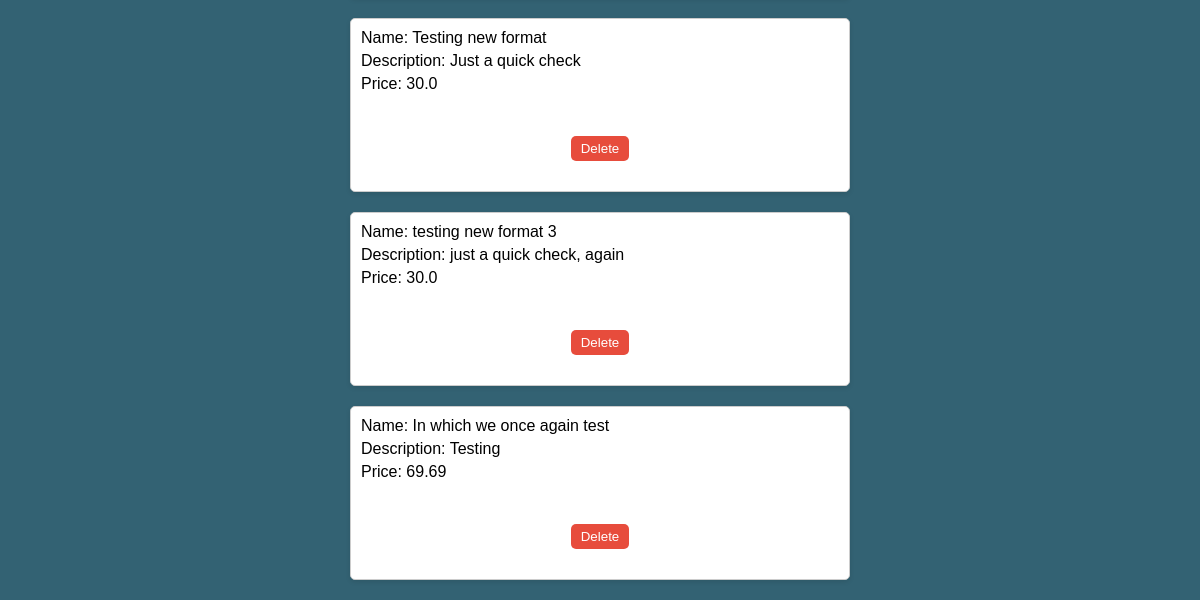
/restaurant_admin/ (lower part), run on an earlier commit of the app's database.
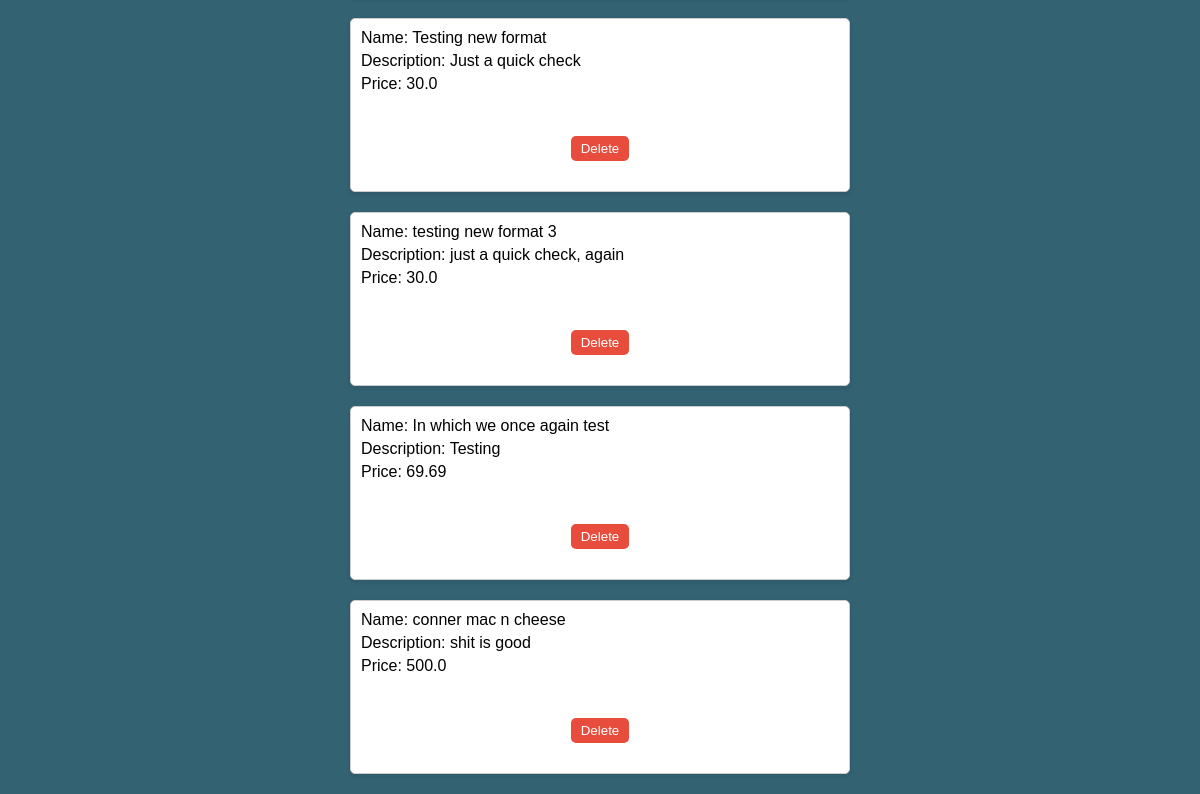
And on a later commit of the database.
### mcewens/models.py (models this page shows)
class MenuItem(models.Model):
    name = models.CharField(max_length=50)
    CATEGORY_CHOICES = (
        ("Brunch", "Brunch"),
        ("Lunch", "Lunch"),
        ("Dinner", "Dinner"),
        ("Wine and Cocktails", "Wine and Cocktails"),
    )
    category = models.CharField(choices=CATEGORY_CHOICES, max_length=50)
    TYPE_CHOICES = (
        ("Appetizers", "Appetizers"),
        ("Soups/Salads", "Soups/Salads"),
        ("Entrees", "Entrees"),
        ("Desserts", "Desserts"),
        ("Wine", "Wine"),
        ("Cocktails", "Cocktails"),
    )
    item_type = models.CharField(choices=TYPE_CHOICES, max_length=50, blank=True)
    description = models.CharField(max_length=200, blank=True)
    price = models.FloatField()
    current = models.IntegerField(default=1)
    class Meta:
        unique_together = ("name", "category")

### mcewens/views.py (the view)
# urls.py: path("restaurant_admin/", restaurant_admin, name="restaurant_admin"),
def restaurant_admin(request):
    form = MenuItemForm()
    menuItems = MenuItem.objects.all()
    if request.method == "POST":
        form = MenuItemForm(request.POST)
        name = request.POST.get("name")
        description = request.POST.get("description")
        price = request.POST.get("price")
        create_menu_item(name, description, price)
    context = {"form": form, "menuItems": menuItems}
    return render(request, "restaurantadmin.html", context)

### mcewens/forms.py
class MenuItemForm(forms.ModelForm):
    class Meta:
        model = MenuItem
        fields = [
            "name",
            "price",
            "description",
            "category",
            "item_type",
        ]
        exclude = ["current"]

### mcewens/templates/restaurantadmin.html (shortened to what this page needs)
<!DOCTYPE html>
<html lang="en">
  <head>
  </head>
  <body>
    {% for menuItem in menuItems %}
    <div class="menu-item-{{menuItem.id}}">
      <p>Name: {{menuItem.name}}</p>
      <p>Description: {{menuItem.description}}</p>
      <p>Price: {{menuItem.price}}</p>
      <form class="menu-item-{{menuItem.id}}" action="" method="POST">
        <input type="submit" name="delete" value="Delete" />
      </form>
    </div>
    {% endfor %}
  </body>
</html>

What changed in the data, as far as the page shows it:
added MenuItem: name "conner mac n cheese", description "shit is good", price "500.0"
